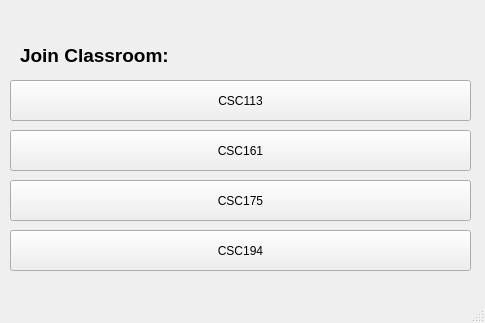
<?xml version="1.0" encoding="UTF-8"?>
<ui version="4.0">
 <class>MainWindow</class>
 <widget class="QMainWindow" name="MainWindow">
  <property name="geometry">
   <rect>
    <x>0</x>
    <y>0</y>
    <width>485</width>
    <height>323</height>
   </rect>
  </property>
  <property name="windowTitle">
   <string>MainWindow</string>
  </property>
  <widget class="QWidget" name="centralwidget">
   <widget class="QPushButton" name="pushButton">
    <property name="geometry">
     <rect>
      <x>10</x>
      <y>80</y>
      <width>461</width>
      <height>41</height>
     </rect>
    </property>
    <property name="text">
     <string>CSC113</string>
    </property>
   </widget>
   <widget class="QPushButton" name="pushButton_2">
    <property name="geometry">
     <rect>
      <x>10</x>
      <y>130</y>
      <width>461</width>
      <height>41</height>
     </rect>
    </property>
    <property name="text">
     <string>CSC161</string>
    </property>
   </widget>
   <widget class="QPushButton" name="pushButton_3">
    <property name="geometry">
     <rect>
      <x>10</x>
      <y>180</y>
      <width>461</width>
      <height>41</height>
     </rect>
    </property>
    <property name="text">
     <string>CSC175</string>
    </property>
   </widget>
   <widget class="QPushButton" name="pushButton_4">
    <property name="geometry">
     <rect>
      <x>10</x>
      <y>230</y>
      <width>461</width>
      <height>41</height>
     </rect>
    </property>
    <property name="text">
     <string>CSC194</string>
    </property>
   </widget>
   <widget class="QLabel" name="label">
    <property name="geometry">
     <rect>
      <x>20</x>
      <y>45</y>
      <width>431</width>
      <height>21</height>
     </rect>
    </property>
    <property name="font">
     <font>
      <pointsize>14</pointsize>
      <weight>75</weight>
      <bold>true</bold>
     </font>
    </property>
    <property name="text">
     <string>Join Classroom:</string>
    </property>
   </widget>
  </widget>
  <widget class="QMenuBar" name="menubar">
   <property name="geometry">
    <rect>
     <x>0</x>
     <y>0</y>
     <width>485</width>
     <height>21</height>
    </rect>
   </property>
  </widget>
  <widget class="QStatusBar" name="statusbar"/>
 </widget>
 <resources/>
 <connections/>
</ui>
